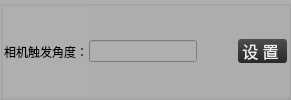
                  <widget class="QGroupBox" name="groupBox_23">
                   <property name="styleSheet">
                    <string notr="true">background-color: rgb(175, 175, 175);</string>
                   </property>
                   <property name="title">
                    <string/>
                   </property>
                   <layout class="QHBoxLayout" name="horizontalLayout_44">
                    <property name="spacing">
                     <number>1</number>
                    </property>
                    <property name="leftMargin">
                     <number>1</number>
                    </property>
                    <property name="topMargin">
                     <number>1</number>
                    </property>
                    <property name="rightMargin">
                     <number>1</number>
                    </property>
                    <property name="bottomMargin">
                     <number>1</number>
                    </property>
                    <item>
                     <widget class="QLabel" name="label_32">
                      <property name="styleSheet">
                       <string notr="true">font: 10pt &quot;微软雅黑&quot;;</string>
                      </property>
                      <property name="text">
                       <string>相机触发角度：</string>
                      </property>
                     </widget>
                    </item>
                    <item>
                     <widget class="KLineEditKb" name="lineEdit_kttrigangle">
                      <property name="styleSheet">
                       <string notr="true">font: 10pt &quot;微软雅黑&quot;;</string>
                      </property>
                     </widget>
                    </item>
                    <item>
                     <spacer name="horizontalSpacer_35">
                      <property name="orientation">
                       <enum>Qt::Horizontal</enum>
                      </property>
                      <property name="sizeHint" stdset="0">
                       <size>
                        <width>40</width>
                        <height>20</height>
                       </size>
                      </property>
                     </spacer>
                    </item>
                    <item>
                     <widget class="QPushButton" name="pushButton_kttrigangleset">
                      <property name="font">
                       <font>
                        <family>微软雅黑</family>
                        <pointsize>12</pointsize>
                       </font>
                      </property>
                      <property name="styleSheet">
                       <string notr="true">QPushButton#pushButton_kttrigangleset{
	border-style: none;
	border: 0px;
	color: #F0F0F0;
	padding: 0px;	
	min-height: 16px;
	border-radius:3px;
	background: qlineargradient(spread:pad, x1:0, y1:0, x2:0, y2:1, stop:0 #4D4D4D, stop:1 #292929); 
}

QPushButton#pushButton_kttrigangleset:hover{ 
	background: qlineargradient(spread:pad, x1:0, y1:0, x2:0, y2:1, stop:0 #636363, stop:1 #575757);
}

QPushButton#pushButton_kttrigangleset:pressed{ 
	background: qlineargradient(spread:pad, x1:0, y1:0, x2:0, y2:1, stop:0 #4D4D4D, stop:1 #292929);
}</string>
                      </property>
                      <property name="text">
                       <string> 设 置  </string>
                      </property>
                     </widget>
                    </item>
                   </layout>
                  </widget>
